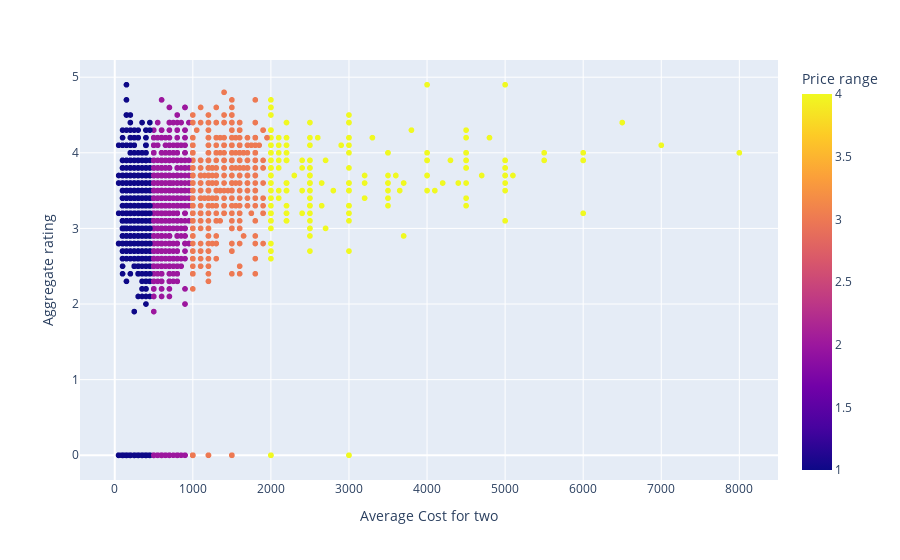

The code cell stored with this chart in its notebook:
### Markdown cell above
#### Rating VS Cost of dinning

### Code cell
import plotly.express as px

fig = px.scatter(Delhi, x="Average Cost for two", y="Aggregate rating", color='Price range',)
fig.show()

### Figure 1 — Plotly figure (JSON) as saved in the notebook; plotly's stock layout.template omitted (floating-point values rounded to 4 significant figures; data arrays with more than 128 entries replaced by an {"elided": "..."} marker saying what was removed)
{"data": [{"hovertemplate": "Average Cost for two=%{x}<br>Aggregate rating=%{y}<br>Price range=%{marker.color}<extra></extra>", "legendgroup": "", "marker": {"color": {"elided": "5473 int values"}, "coloraxis": "coloraxis", "symbol": "circle"}, "mode": "markers", "name": "", "showlegend": false, "type": "scattergl", "x": {"elided": "5473 int values"}, "xaxis": "x", "y": {"elided": "5473 float values"}, "yaxis": "y"}], "layout": {"coloraxis": {"colorbar": {"title": {"text": "Price range"}}, "colorscale": [[0, "#0d0887"], [0.1111, "#46039f"], [0.2222, "#7201a8"], [0.3333, "#9c179e"], [0.4444, "#bd3786"], [0.5556, "#d8576b"], [0.6667, "#ed7953"], [0.7778, "#fb9f3a"], [0.8889, "#fdca26"], [1, "#f0f921"]]}, "legend": {"tracegroupgap": 0}, "margin": {"t": 60}, "xaxis": {"anchor": "y", "domain": [0, 1], "title": {"text": "Average Cost for two"}}, "yaxis": {"anchor": "x", "domain": [0, 1], "title": {"text": "Aggregate rating"}}}}
